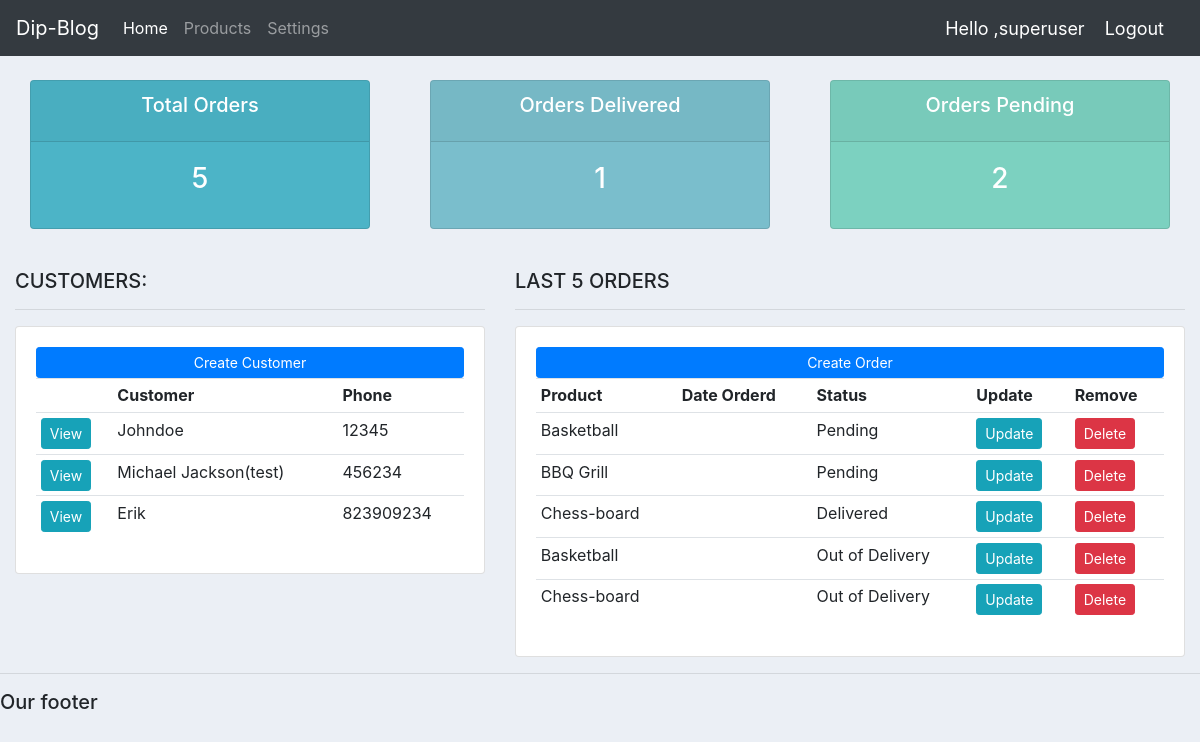
Page / (signed in) on the committed database.
### accounts/models.py (models this page shows, shortened)
class Customer(models.Model):
    user = models.OneToOneField(User, null=True ,blank=True, on_delete=models.CASCADE)
    name = models.CharField(max_length = 150 ,null = True )
    phone = models.IntegerField(null=True , blank=True)
    email = models.EmailField(null=True , blank=True)
    profile_pic = models.ImageField(null = True , blank=True, default="me.jpg")
    date_created = models.DateTimeField(auto_now_add=True)

class Order(models.Model):
    STATUS = (
        ('Pending','Pending'),
        ('Out of Delivery','Out of Delivery'),
        ('Delivered','Delivered'),
    )
    customer = models.ForeignKey(Customer ,on_delete=models.CASCADE)
    product = models.ForeignKey(Product , on_delete=models.CASCADE)
    status = models.CharField(max_length=150 , null=True ,choices = STATUS )
    date_created = models.DateTimeField(auto_now_add=True)
    def __str__(self):
        return self.product.name

class Product(models.Model):
    CATEGORY =(
        ('Indoor' , 'Indoor'),
        ('Outdoor' , 'Outdoor'),
    )
    name =  models.CharField(max_length=150 , null=True)
    price = models.FloatField(null = True)
    category = models.CharField(max_length=150 , null=True , choices=CATEGORY)
    description = models.TextField(max_length=150 , null=True)
    tags= models.ManyToManyField(Tag)

### accounts/views.py (the view)
# urls.py: path('' , views.home , name = 'accounts-home'),
@login_required(login_url='login')
def home(request):
	if request.user.is_superuser:
		orders = Order.objects.all()
		customers = Customer.objects.all()
		total_customers = customers.count()
		total_orders = orders.count()
		delivered = orders.filter(status='Delivered').count()
		pending = orders.filter(status='Pending').count()
		context = {'orders':orders, 'customers':customers,
		'total_orders':total_orders,'delivered':delivered,
		'pending':pending }
		return render(request, 'accounts/index.html', context)
	else:
		return redirect('user-page')

### accounts/templates/accounts/index.html
{%  extends 'accounts/main.html' %}
{% block content %}
{%  include 'accounts/status.html' %}
<br>
<div class="row">
	<div class="col-md-5">
		<h5>CUSTOMERS:</h5>
		<hr>
		<div class="card card-body">
			<a class="btn btn-primary  btn-sm btn-block" href="">Create Customer</a>
			<table class="table table-sm">
				<tr>
					<th></th>
					<th>Customer</th>
					<th>Phone</th>
				</tr>
				{% for customer in customers %}
					<tr>
						<td><a href= "{% url 'accounts-customer' customer.id %}" class= "btn btn-sm btn-info">View</a></td>
						<td>{{customer.name}}</td>
						<td>{{customer.phone}}</td>
					</tr>
				{% endfor %}
			</table>
		</div>
	</div>
	<div class="col-md-7">
		<h5>LAST 5 ORDERS</h5>
		<hr>
		<div class="card card-body">
			<a class="btn btn-primary  btn-sm btn-block" href="{% url 'create-order' %}">Create Order</a>
			<table class="table table-sm">
				<tr>
					<th>Product</th>
					<th>Date Orderd</th>
					<th>Status</th>
					<th>Update</th>
					<th>Remove</th>
				</tr>
				{% for order in orders %}
					<tr>
						<td>{{order}}</td>
						<td>{{order.product.date_created}}</td>
						<td>{{order.status}}</td>
						<td><a href="{% url 'update-order' order.id %}" class= "btn btn-sm btn-info">Update</a></td>
						<td><a href="{% url 'delete-order' order.id %}" class= "btn btn-sm btn-danger">Delete</a></td>
					</tr>
				{% endfor %}
			</table>
		</div>
	</div>
</div>
{% endblock %}

### accounts/templates/accounts/main.html (shortened to what this page needs)
{% load static %}
<!DOCTYPE html>
<html>
<head>
	<link rel="stylesheet" href="https://stackpath.bootstrapcdn.com/bootstrap/4.3.1/css/bootstrap.min.css">
	<link rel="stylesheet" type = "text/css"href="{% static '/css/main.css' %}">
</head>
<body>
	{%  include 'accounts/navbar.html' %}
	<div class="container-fluid">
	{% block content %}
	{% endblock %}
    </div>
	<hr>
	<h5>Our footer</h5>
</body>
</html>

### accounts/templates/accounts/navbar.html (shortened to what this page needs)
{% load static %}
<nav class="navbar navbar-expand-lg navbar-dark bg-dark">
    <a class="navbar-brand" href="{% url 'accounts-home' %}">Dip-Blog</a>
    <div class="collapse navbar-collapse" id="navbarNav">
      <ul class="navbar-nav">
        {% if request.user.is_staff %}
        <li class="nav-item active">
          <a class="nav-link" href="{% url 'accounts-home' %}">Home </a>
        </li>
        <li class="nav-item">
          <a class="nav-link" href="{% url 'accounts-products' %}">Products</a>
        </li>
        <li class="nav-item">
          <a class="nav-link" href= "{% url 'account-settings' %}">Settings</a>
        </li>
        {% else %}
          <li class="nav-item">
            <a class="nav-link" href= "{% url 'account-settings' %}">Settings</a>
          </li>
        {% endif %}
      </ul>
    </div>
    {% if request.user.is_authenticated %}
      <span class="hello-msg">Hello ,{{request.user}}</span>
      <span ><a class="hello-msg" href="{% url 'logout' %}">Logout</a></span>
    {% endif %}
  </nav>

### accounts/templates/accounts/status.html
<br>
<div class="row">
	<div class="col">
		<div class="col-md">
			<div class="card text-center text-white  mb-3" id="total-orders">
			  	<div class="card-header">
			  		<h5 class="card-title">Total Orders</h5>
			  	</div>
			  	<div class="card-body">
			    	<h3 class="card-title">{{total_orders}}</h3>
			  	</div>
			</div>
		</div>
	</div>
	<div class="col">
		<div class="col-md">
			<div class="card text-center text-white  mb-3" id="orders-delivered">
			  	<div class="card-header">
			  		<h5 class="card-title">Orders Delivered</h5>
			  	</div>
			  	<div class="card-body">
			    	<h3 class="card-title">{{delivered}}</h3>
			  	</div>
			</div>
		</div>
	</div>
	<div class="col">
		<div class="col-md">
			<div class="card text-center text-white  mb-3" id="orders-pending">
			  	<div class="card-header">
			  		<h5 class="card-title">Orders Pending</h5>
			  	</div>
			  	<div class="card-body">
			    	<h3 class="card-title">{{pending}}</h3>
			  	</div>
			</div>
		</div>
	</div>
</div>

### static/css/main.css (style rules this page uses)
body { background-color: #ebeff5; }
#total-orders { background-color: #4cb4c7; }
#orders-delivered { background-color: #7abecc; }
#orders-pending { background-color: #7CD1C0; }

### accounts/templates/accounts/navbar.html (style rules this page uses)
.hello-msg { font-size: 18px; color: #fff; margin-right: 20px; }

### rows in the picture
Customer: name "Johndoe", phone "12345"
Customer: name "Michael Jackson(test)", phone "456234"
Customer: name "Erik", phone "823909234"
Order: product.name "Basketball", status "Pending"
Order: product.name "BBQ Grill", status "Pending"
Order: product.name "Chess-board", status "Delivered"
Order: product.name "Basketball", status "Out of Delivery"
Order: product.name "Chess-board", status "Out of Delivery"

### other values in the picture
{{ request.user }} "superuser"
{{ total_orders }} "5"
{{ delivered }} "1"
{{ pending }} "2"
